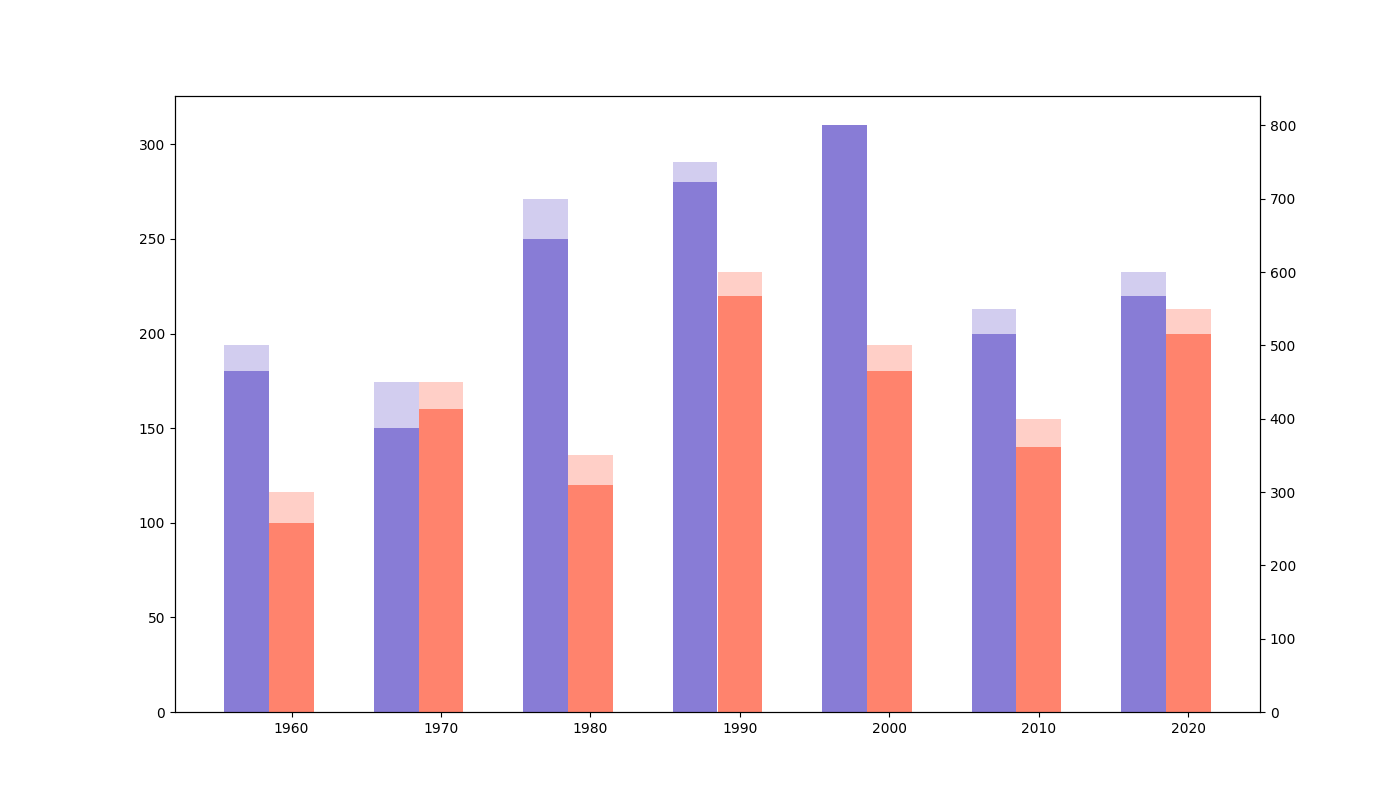

Write Python code to recreate this figure.
import matplotlib.pyplot as plt
import numpy as np

decades = np.arange(1960, 2021, 10)
fiction_books = [180, 150, 250, 280, 310, 200, 220]
non_fiction_books = [100, 160, 120, 220, 180, 140, 200]

fiction_revenue = [500, 450, 700, 750, 800, 550, 600]
non_fiction_revenue = [300, 450, 350, 600, 500, 400, 550]

sorted_indices_fiction_books = np.argsort(fiction_books)
sorted_decades_fiction_books = decades[sorted_indices_fiction_books]
sorted_fiction_books = np.array(fiction_books)[sorted_indices_fiction_books]
sorted_fiction_revenue = np.array(fiction_revenue)[sorted_indices_fiction_books]

sorted_indices_non_fiction_books = np.argsort(non_fiction_books)
sorted_decades_non_fiction_books = decades[sorted_indices_non_fiction_books]
sorted_non_fiction_books = np.array(non_fiction_books)[sorted_indices_non_fiction_books]
sorted_non_fiction_revenue = np.array(non_fiction_revenue)[sorted_indices_non_fiction_books]

fig, ax1 = plt.subplots(figsize=(14, 8))

bar_width = 3
ax1.bar(sorted_decades_fiction_books - bar_width, sorted_fiction_books, width=bar_width, color='#6a5acd', alpha=0.7)
ax1.bar(sorted_decades_non_fiction_books, sorted_non_fiction_books, width=bar_width, color='#ff6347', alpha=0.7)

ax2 = ax1.twinx()
ax2.bar(sorted_decades_fiction_books - bar_width, sorted_fiction_revenue, width=bar_width, color='#6a5acd', alpha=0.3)
ax2.bar(sorted_decades_non_fiction_books, sorted_non_fiction_revenue, width=bar_width, color='#ff6347', alpha=0.3)

plt.show()
